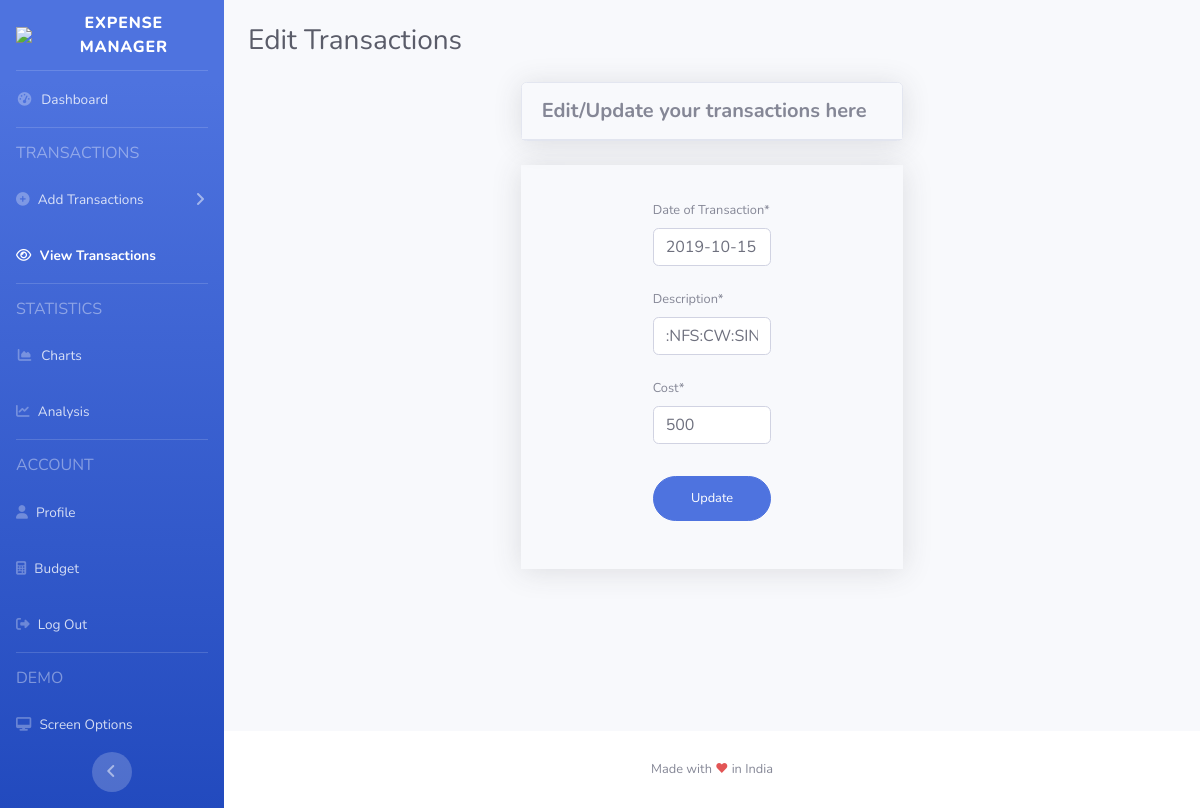
/demo/transaction/141/update (signed in), run on an earlier commit of the app's database.
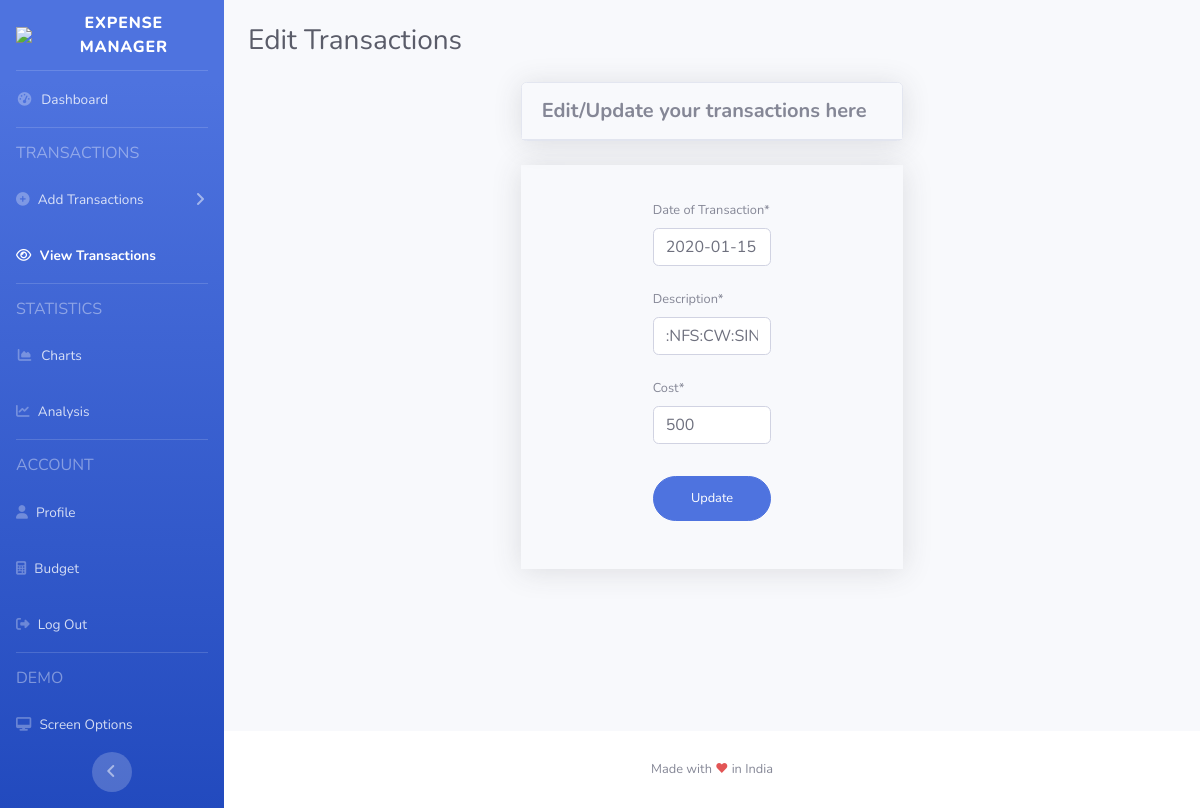
And on a later commit of the database.
### myapp/models.py (models this page shows, shortened)
class Transaction(models.Model):
    user = models.ForeignKey(User, on_delete=models.CASCADE, null=True)
    date = models.DateField('Date of Transaction')
    description = models.CharField(max_length=100)
    cost = models.IntegerField(default=0)
    categories = [
        ('Automobile', 'Automobile'),
        ('Bank Transfer', 'Bank Transfer'),
        ('Cash Withdrawal', 'Cash Withdrawal'),
        ('Education', 'Education'),
        ('Entertainment', 'Entertainment'),
        ('Fine', 'Fine'),
        ('Food', 'Food'),
        ('Health Care', 'Health Care'),
        ('Other', 'Other'),
        ('Paytm', 'Paytm'),
        ('Recharge', 'Recharge'),
        ('Shopping', 'Shopping'),
        ('Travel', 'Travel'),
        ('UPI', 'UPI')
    ]
    category = models.CharField(
        max_length=30,
        choices=categories
    )

### demo/views.py (the view)
# urls.py: path('transaction/<int:pk>/update', TransactionUpdateView.as_view(), name='transaction-update'),
class TransactionUpdateView(UserPassesTestMixin, UpdateView):
    model = Transaction
    fields = ['date', 'description', 'cost']
    template_name = 'demo/myapp/transaction_form.html'
    success_url = '/transactions'
    def test_func(self):
        transaction = self.get_object()
        if self.request.user == transaction.user:
            return True
        return False

### templates/demo/myapp/transaction_form.html (shortened to what this page needs)
{% extends 'demo/base.html' %}
{% load static %}
{% load crispy_forms_tags %}
{% block navbar_view_transactions %}
<li class="nav-item active">
    <a class="nav-link" href="{% url 'transactions' %}">
        <i class="fa fa-eye"></i>
        <span>View Transactions</span></a>
</li>
{% endblock %}
{% block content %}
<div class="container-fluid">
    <div class="d-sm-flex align-items-center justify-content-between my-4">
        <h1 class="h3 mb-0 text-gray-800">Edit Transactions</h1>
    </div>
</div>
<div class="mx-auto">
    <div class="col-xl-5 col-lg-5 mx-auto">
        <div class="card shadow mb-4">
            <div class="card-header py-3 d-flex flex-row align-items-center justify-content-between">
                <h5 class="m-0 font-weight-bold justify-content-center">
                    Edit/Update your transactions here
                </h5>
            </div>
        </div>
    </div>
    <div class="col-xl-5 col-lg-5 mx-auto">
        <div class="card-body shadow">
            <form class="user mx-5 px-5" method='post'>
                <div class="form-group btn-user">
                    <div class="py-1">
                        {{ form.date|as_crispy_field }}
                    </div>
                    <div class="py-1">
                        {{ form.description|as_crispy_field }}
                    </div>
                    <div class="pt-1 pb-3">
                        {{ form.cost|as_crispy_field }}
                    </div>
                    <div>
                        <button class="btn btn-primary btn-user btn-block" type="submit">
                            Update
                        </button>
                    </div>
                </div>
            </form>
        </div>
    </div>
</div>
{% endblock %}

What changed in the data, as far as the page shows it:
changed Transaction ":NFS:CW:SINGHAD INST OF TECHNO PUNE": date "2019-10-15" → "2020-01-15"
